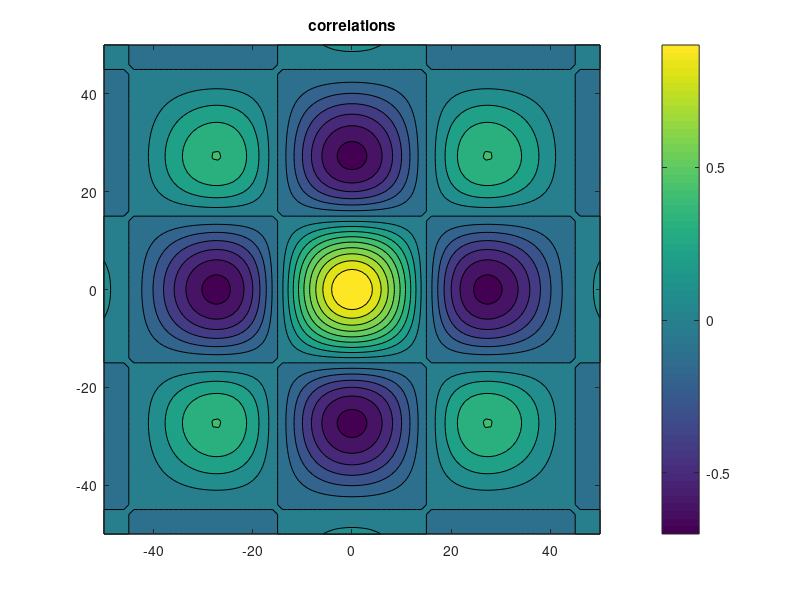
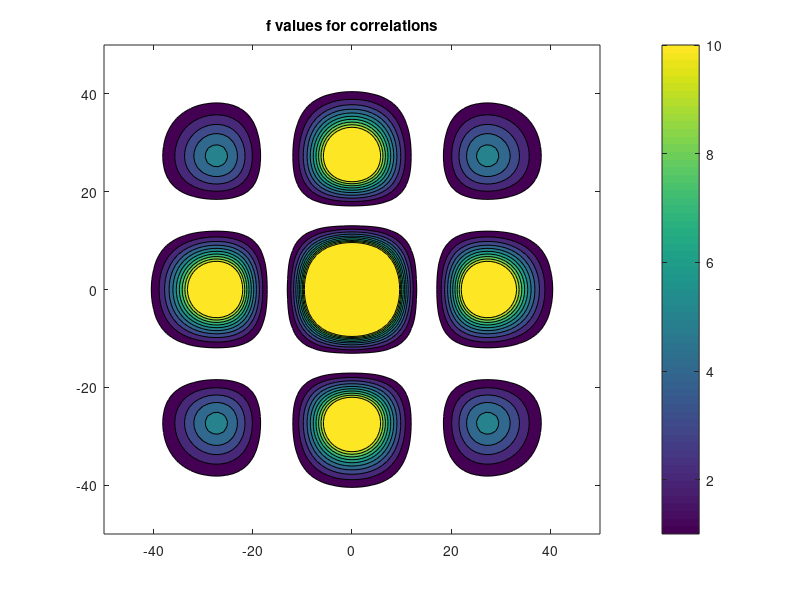
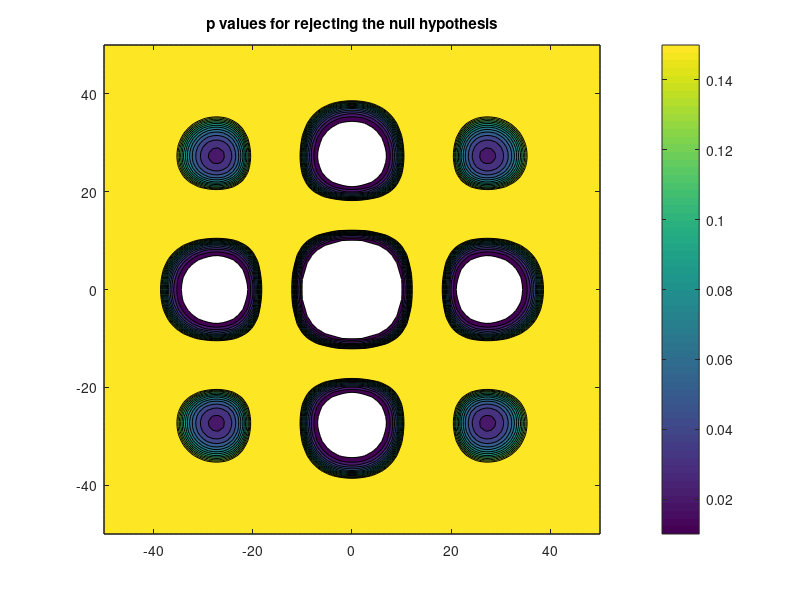
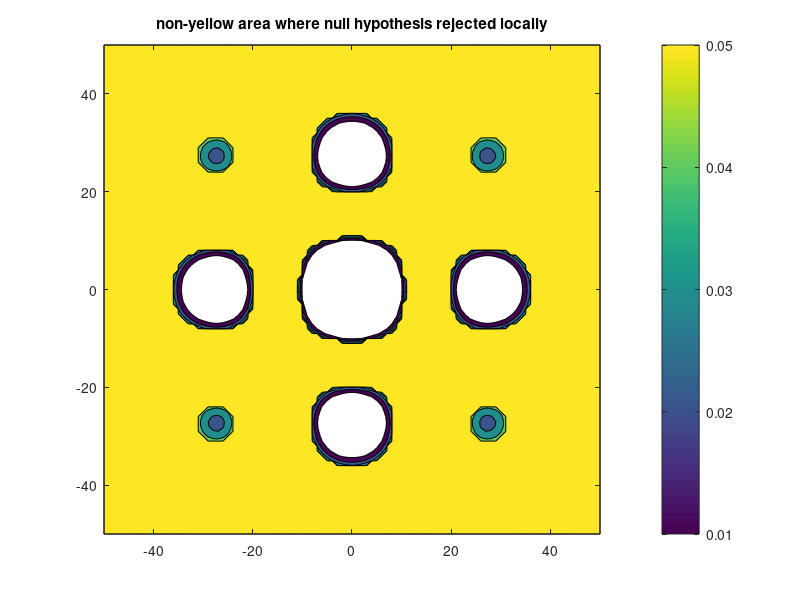

Here is the MATLAB script that generated these plots, in order:
clear all
close all
%false discovery rate as discussed by Wilks (2016, BAMS)

%alpha = input('enter p value to reject null hypothesis:')
%n = input('enter the fake sample size of times used to compute the map: ')

%hardwire to the following
alpha = .05;
n = 30;

x = -50:1:50;
y = -50:1:50;
[locX,locY] = meshgrid(x,y);
%compute a hypothetical teleconnection map
sigma = 30;
amp = exp(-(locX.^2 + locY.^2)./(2*sigma^2));
r = amp.*cosd(180*locX/30).*cosd(180*locY/30);
%plot the correlations
figure(1)
contourf(locX,locY,r,-.9:.1:.9)
colorbar;
title('correlations')

%compute the f test for the correlations
r2 = r.^2;
inl = find(r2<.001);
r2(inl) = .001;
inh = find(r2>.999);
r2(inh) = .999;
%plot the f values for the anova test
figure(2)
f = ((n-2)*r2)./(1-r2);
contourf(locX,locY,f,1:10)
colorbar;
title('f values for correlations')
%define the threshold for the f distribution for alpha level
f_null = finv(1-alpha,1,n);
%determine the p values for each correlation's f value
p = 1-fcdf(f,1,n);
figure(3)
contourf(locX,locY,p,.01:.01:.15);
colorbar;
title('p values for rejecting the null hypothesis')

%find the locations where the null hypothesis 
%could be rejected locally
rej_null = find(p<alpha);
no_rej_null = length(rej_null);
%sort from smallest to largest the p values that
%would suggest the null hypothesis could be rejected
%locally
[rej_null_sort, rej_null_ind] = sort(p(rej_null));
[rn_x,rn_y] = ind2sub([101,101],rej_null(rej_null_ind)); 
p_local_rej = ones(101,101);
p_fdr_rej = ones(101,101);
no_grid_points = 101*101;
n_fdr = 0;
%loop over all the cases where it the null hypothesis
%is assumed could be rejected locally
for i = 1:no_rej_null
    pi = p(rej_null(rej_null_ind(i)));
    p_local_rej(rn_x(i),rn_y(i))= pi;
    % compute fdr threshold
    fdr_thres = 2*alpha*i/no_grid_points;
    %find local p values that are less than fdr threshold
    if(pi<fdr_thres)
        p_fdr_rej(rn_x(i),rn_y(i)) = pi;
        n_fdr = n_fdr+1;
    end 
end
%plot locations where the null hypothesis would be rejected locally
figure(4)
contourf(locX,locY,p_local_rej,.01:.01:.05);
colorbar;
title('non-yellow area where null hypothesis rejected locally')

%plot locations where the null hypothesis would be rejected on the basis of
%the fdr

figure(5)
contourf(locX,locY,p_fdr_rej,.005:.005:.05);
colorbar;
title('non-yellow area where null hypothesis rejected by fdr')


